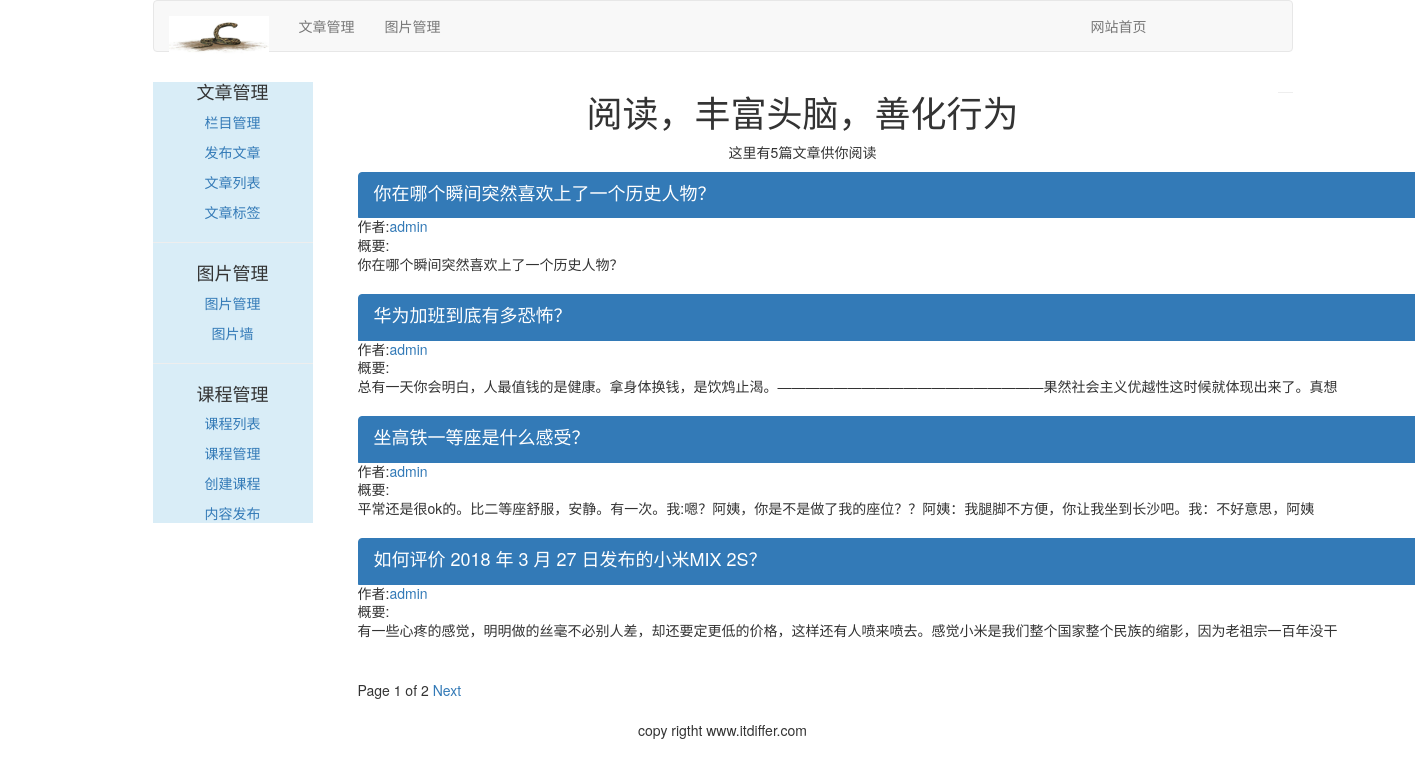
Page /article/list_article_titles/ on the earlier database version.
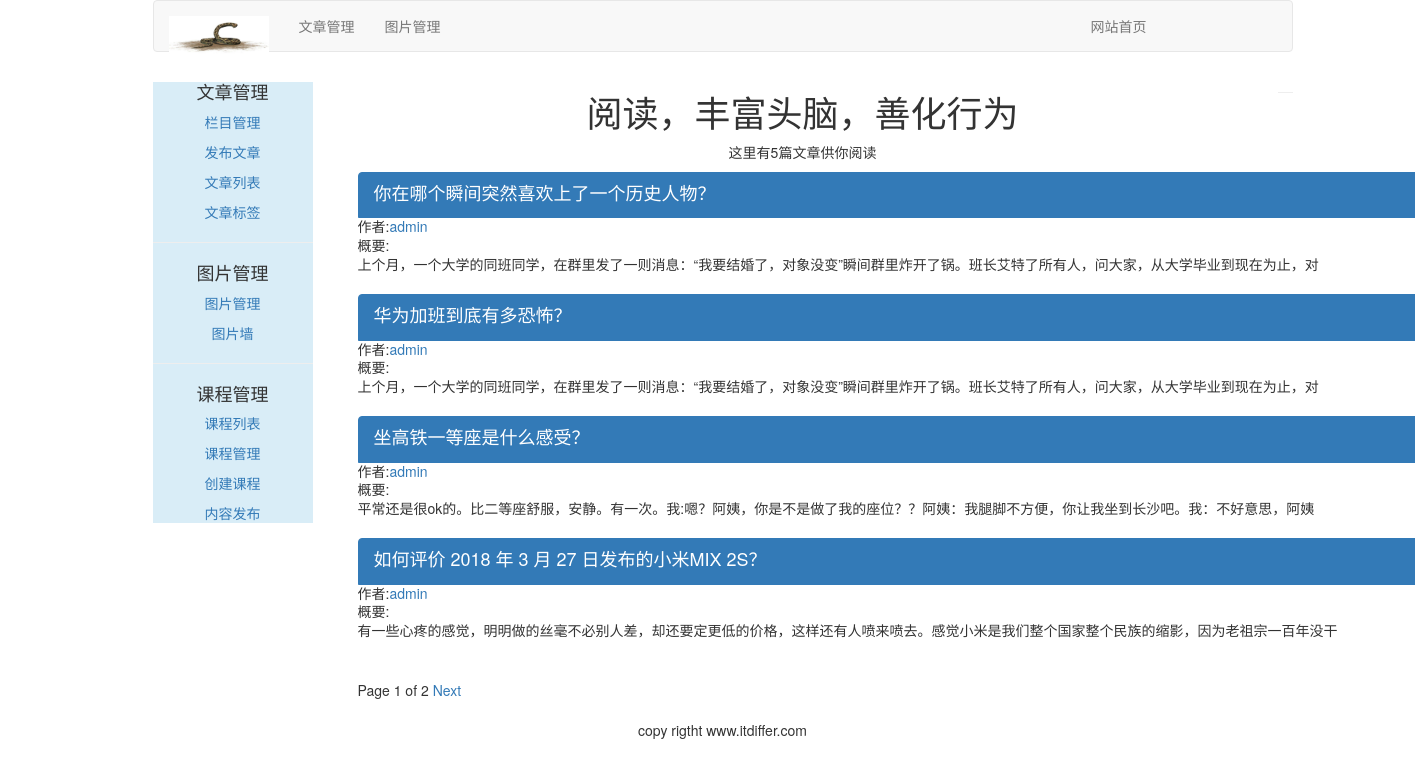
Same page on the later database version.
### article/models.py (models this page shows, shortened)
class ArticlePost(models.Model):
    author = models.ForeignKey(User, related_name="article", on_delete=models.CASCADE)
    title = models.CharField(max_length=200)
    slug = models.SlugField(max_length=500)
    column = models.ForeignKey(ArticleColumn, related_name='article_column', on_delete=models.CASCADE)
    body = models.TextField()
    created = models.DateTimeField(default=timezone.now())
    updated = models.DateTimeField(auto_now=True)
    user_like = models.ManyToManyField(User, related_name='article_like', blank=True)
    article_tag = models.ManyToManyField(ArticleTag, related_name='article_tag')
    class Meta:
        ordering = ('title',)
        index_together = (('id', 'slug'),)  # 对这两个字段建立索引
    def get_url_path(self):
        return reverse('article:list_article_detail', args=[self.id, self.slug])

### article/list_views.py (the view)
# urls.py: url(r'^list_article_titles/(?P<username>[-\w]+)/$', list_views.article_titles, name="author_articles"),
def article_titles(request, username=None):
    if username:
        user = User.objects.get(username=username)
        article_title = ArticlePost.objects.filter(author=user)
        try:
            userinfo = user.userinfo
        except:
            userinfo = None
    else:
        article_title = ArticlePost.objects.all();
    paginator = Paginator(article_title, 4)
    page = request.GET.get('page')
    try:
        current_page = paginator.page(page)
        articles = current_page.object_list
    except PageNotAnInteger:
        current_page = paginator.page(1)
        articles = current_page.object_list
    except EmptyPage:
        current_page = paginator.page(paginator.num_pages)
        articles = current_page.object_list
    if username:
        return render(request, 'article/list/author_article.html',
                      {"articles": articles, "page": current_page, "userinfo": userinfo, "user": user})
    return render(request, 'article/list/article_title.html', {"articles": articles, "page": current_page})

### article/templatetags/article_tags.py (called while the page is built)
@register.simple_tag
def total_articles():
    return ArticlePost.objects.count()

### templates/article/list/article_title.html (shortened to what this page needs)
{% extends 'article/base.html' %}
{% load article_tags %}
{% block content %}
    <div class="row text-center vertical-middle-sm">
        <h1>阅读，丰富头脑，善化行为</h1>
        <p>这里有{% total_articles %}篇文章供你阅读</p>
    </div>
    <div class="container">
        {% for article in articles %}
            <div class="list-group">
                <a href="{{ article.get_url_path }}" class="list-group-item active">
                    <h4 class="list-group-item-heading">{{ article.title }}</h4></a>
                <p class="list-group-item-text">作者:<a
                        href="{% url 'article:author_articles' article.author.username %}">{{ article.author.username }}</a>
                </p>
                <p class="list-group-item-text">概要:{{ article.body|slice:'70' |linebreaks }}</p>
            </div>
        {% endfor %}
        {% include 'article/paginator.html' %}
    </div>
{% endblock %}

Differences in the rows shown:
changed ArticlePost "你在哪个瞬间突然喜欢上了一个历史人物？": body "你在哪个瞬间突然喜欢上了一个历史人物？" → "上个月，一个大学的同班同学，在群里发了一则消息：“我要结婚了，对象没变”瞬间群里炸开了锅。班长艾特了所有人，问大家，从大学毕业到现在为止，对"
changed ArticlePost "华为加班到底有多恐怖？": body "总有一天你会明白，人最值钱的是健康。拿身体换钱，是饮鸩止渴。———————————————————果然社会主义优越性这时候就体现出来了。真想" → "上个月，一个大学的同班同学，在群里发了一则消息：“我要结婚了，对象没变”瞬间群里炸开了锅。班长艾特了所有人，问大家，从大学毕业到现在为止，对"
